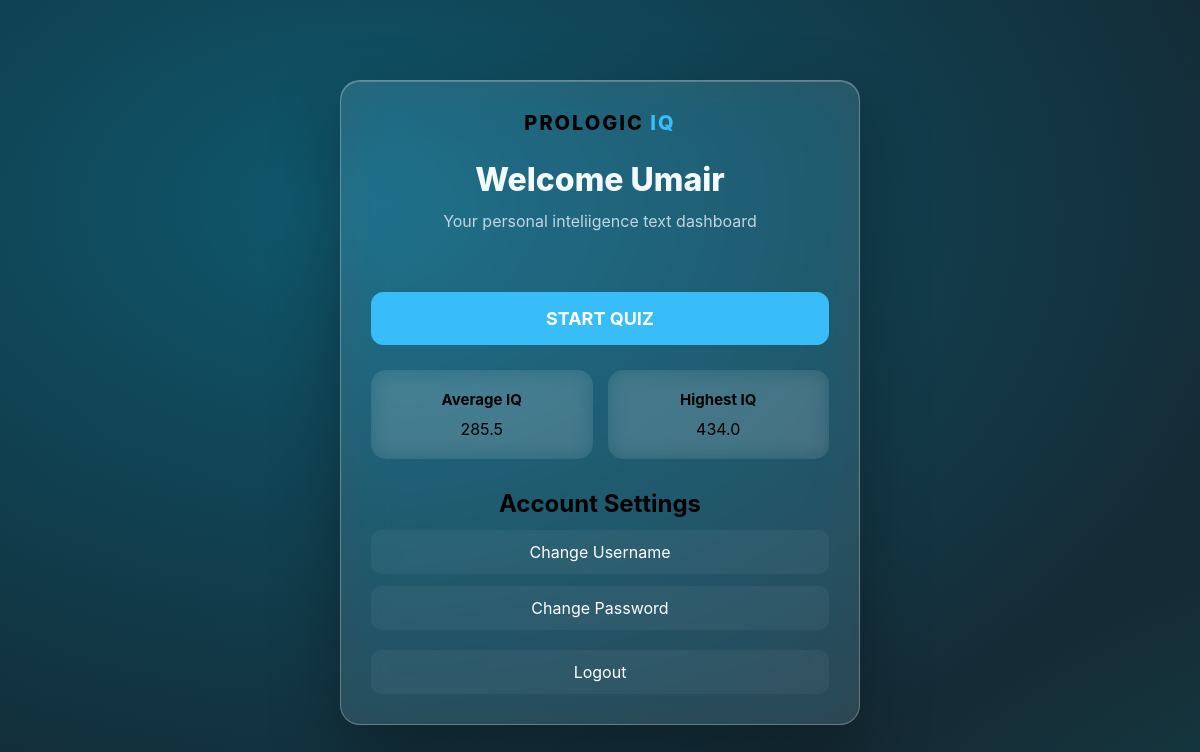
The page /dashboard (signed in) on the database as committed earlier.
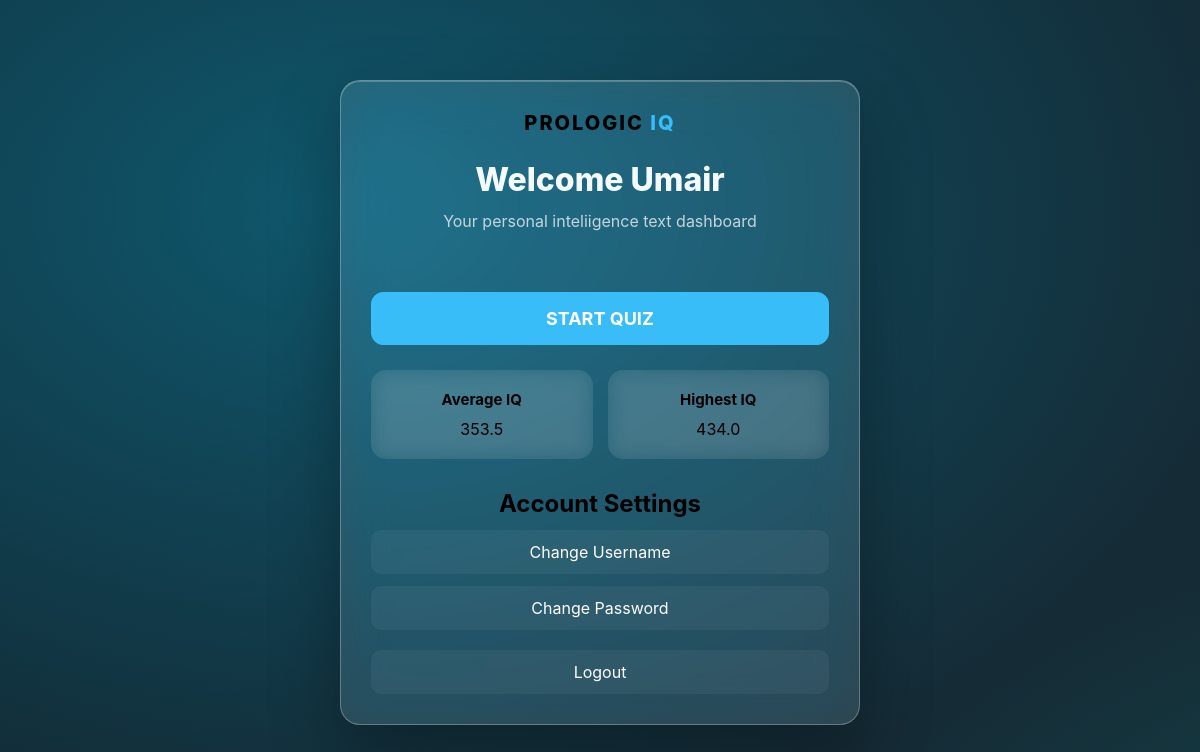
The same page on the database as committed later.
### tables this page shows
CREATE TABLE users (
            id INTEGER PRIMARY KEY AUTOINCREMENT,
            username TEXT UNIQUE NOT NULL,
            password_hash TEXT NOT NULL,
            average_iq REAL DEFAULT 0,
            highest_iq REAL DEFAULT 0
        );

### app.py (the view)
@app.route("/dashboard")
def dashboard():
    if "user_id" not in session:
        return redirect(url_for("login"))
    user_id = session["user_id"]
    conn = get_db()
    user = conn.execute(
        "SELECT * FROM users WHERE id = ?", (user_id,)
    ).fetchone()
    conn.close()
    return render_template("dashboard.html", user=user)

### app.py (called while the page is built)
def get_db():
    conn = sqlite3.connect(DATABASE)
    conn.row_factory = sqlite3.Row
    return conn

### templates/dashboard.html (shortened to what this page needs)
<!DOCTYPE html>
<html lang="en">
<head>
    <link rel="stylesheet" href="{{ url_for('static', filename='style.css') }}">
</head>
<body>
    <div class="container">
        <div class="brand">
            <span class="brand">PROLOGIC</span>
            <span class="brand-highlight">IQ</span>
        </div>
        <h1>Welcome {{ user["username"] }}</h1>
        <p>Your personal inteliigence text dashboard</p>
        <div class="dashboard-section">
            <a href="{{ url_for('quiz') }}" class="dashboard-button">START QUIZ</a>
        </div>
        <div class="stats">
            <div class="stat-card">
                <h3>Average IQ</h3>
                <div clas="stat-value">
                    {{ user["average_iq"] }}
                </div>
            </div>
            <div class="stat-card">
                <h3>Highest IQ</h3>
                <div class="stat-vlaue">
                    {{ user["highest_iq"]}}
                </div>
            </div>
        </div>
        <div class="dashbard-section">
            <h2>Account Settings</h2>
            <a href="{{ url_for('change_username') }}" class="settings-button">Change Username</a>
            <a href="{{ url_for('change_password') }}" class="settings-button">Change Password</a>
            <a href="{{ url_for('logout') }}" class="settings-button logout-button">Logout</a>
        </div>
    </div>
</body>
</html>

Rows that differ between the two databases and show on the page:
changed users "Umair": average_iq "285.5" → "353.5"
